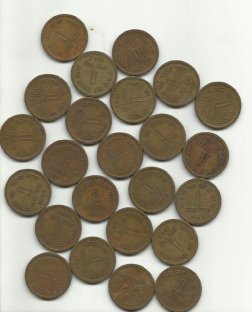
//> input picture images/coins.jpg, 252 x 312 px
$ ./Source ../images/coins.jpg   (built with g++ and OpenCV 4)
//> lines starting //> are read from the running program, lines starting //| are printed output that depends on the picture; after the words box and inside, x2 and y2 are one past the last pixel; in counts of white or black regions, pixels touching at a corner belong together
#include <opencv2/opencv.hpp>
using namespace cv;
using namespace std;

int main(int argc, char* argv[]) {
    Mat src = imread(argv[1], IMREAD_COLOR);
//> src is the input picture: 312 rows x 252 cols, CV_8UC3; mean B, G, R 136.3, 153.2, 161.4
    if (src.empty()) { return -1; }
    imshow("Input Source Image", src);

    // 이진 이미지로 변환
    Mat thresh;
    cvtColor(src, thresh, COLOR_BGR2GRAY);
    threshold(thresh, thresh, 0, 255,
        THRESH_BINARY_INV | THRESH_OTSU);
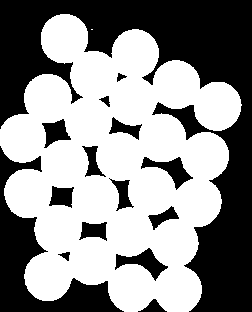
//> thresh: 312 rows x 252 cols, CV_8UC1; 55.9% white; 15 black regions, largest, box (x1, y1, x2, y2) and area: (0, 0, 252, 312) 24925, (0, 146, 124, 312) 5653, (115, 248, 168, 281) 657
    imshow("Binary Image", thresh);

    // 노이즈 제거를 위한 열림 연산
    Mat opening;
    Mat kernel = Mat::ones(3, 3, CV_8U);
    morphologyEx(thresh, opening, MORPH_OPEN, kernel, Point(-1, -1), 2);
//> opening: 312 rows x 252 cols, CV_8UC1; 55.9% white; 15 black regions, largest, box (x1, y1, x2, y2) and area: (0, 0, 252, 312) 24935, (0, 146, 124, 312) 5653, (115, 248, 168, 281) 657
    imshow("De-noised Image", opening);

    // 전경 (객체) 과 배경을 구분
    Mat sure_bg;
    dilate(opening, sure_bg, kernel, Point(-1, -1), 3);
//> sure_bg: 312 rows x 252 cols, CV_8UC1; 66.1% white; 17 black regions (5 under 20 px), largest, box (x1, y1, x2, y2) and area: (0, 0, 252, 312) 21098, (0, 155, 116, 312) 4232, (175, 109, 199, 133) 203
    imshow("Background Image", sure_bg);

    // skeleton 또는 thinning 이미지를 얻기 위한 거리 변환
    // 전경의 특정 객체의 중심에서 점점 옅어져 가는 형태
    // 전경 객체를 명확하게 구분할 수 있음
    Mat dist;
    distanceTransform(opening, dist, DIST_L2, 3);
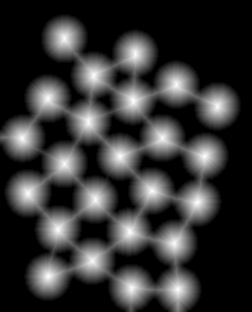
//> dist: 312 rows x 252 cols, CV_32FC1; min 0, max 23.33, mean 4.9; drawn with min black and max white
    normalize(dist, dist, 0, 1.0, NORM_MINMAX);
    imshow("Distance Transform Image", dist);

    // 이진화를 통해 개별적인 객체들만 남김
    Mat sure_fg;
    double max, min;
    cv::Point min_loc, max_loc;
    cv::minMaxLoc(dist, &min, &max, &min_loc, &max_loc);
//> min = 0; max = 1; min_loc = Point(0, 0); max_loc = Point(133, 101)
    threshold(dist, sure_fg, 0.5 * max, 255, THRESH_BINARY);
//> sure_fg: 312 rows x 252 cols, CV_32FC1; 16.1% white; 24 white regions, largest, box (x1, y1, x2, y2) and area: (119, 86, 149, 114) 557, (118, 218, 145, 245) 550, (74, 107, 101, 135) 546
    sure_fg.convertTo(sure_fg, CV_8U);

    imshow("Foreground Image", sure_fg);

    // 배경 이미지에서 전경 이미지의 영역을 제외
    Mat unknown;
    subtract(sure_bg, sure_fg, unknown);
//> unknown: 312 rows x 252 cols, CV_8UC1; 50% white; 41 black regions (5 under 20 px)

    imshow("Unknown Image", unknown);

    // 전경 객체에 레이블링 작업
    Mat markers1;
    connectedComponents(sure_fg, markers1);
//> markers1: 312 rows x 252 cols, CV_32SC1; 25 distinct labels, from 0 to 24
    markers1 += 1;
//> markers1: 312 rows x 252 cols, CV_32SC1; 25 distinct labels, from 1 to 25
    markers1.setTo(0, unknown);
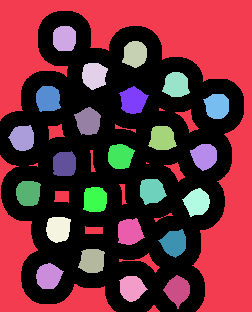
//> markers1: 312 rows x 252 cols, CV_32SC1; 26 distinct labels, from 0 to 25; one colour per label, 0 black

    // countour 계산을 위해 8비트로 변환
    Mat markers_8u;
    markers1.convertTo(markers_8u, CV_8U);
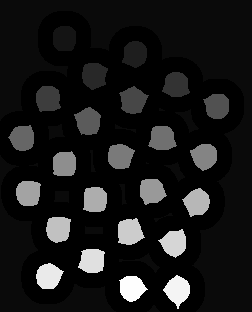
//> markers_8u: 312 rows x 252 cols, CV_8UC1; min 0, max 25, mean 2.5; drawn with min black and max white

    imshow("Markers V1", markers_8u);

    // 전체 마커의 외곽선 탐색
    vector<vector<Point> > contours;
    findContours(markers_8u, contours, RETR_EXTERNAL, CHAIN_APPROX_SIMPLE);
//> contours = 41 contours, 5 with area under 20; largest, box (x1, y1, x2, y2) and area: (0, 0, 252, 312) 20390, (0, 155, 116, 312) 3954, (119, 86, 149, 114) 516, (118, 218, 145, 245) 508, (74, 107, 101, 135) 506

    // watershed 알고리즘 수행
    watershed(src, markers1);
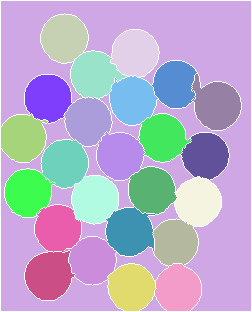
//> markers1: 312 rows x 252 cols, CV_32SC1; 26 distinct labels, from -1 to 25; one colour per label, 0 black, -1 white
    Mat markers2;
    markers1.convertTo(markers2, CV_8U);
    bitwise_not(markers2, markers2);
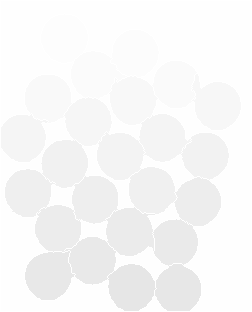
//> markers2: 312 rows x 252 cols, CV_8UC1; min 230, max 255, mean 247.5

    imshow("Markers V2", markers2);

    // 무작위 색상값 생성
    vector<Vec3b> colors;
    for (size_t i = 0; i < contours.size(); i++)
    {
        int b = theRNG().uniform(0, 256);
        int g = theRNG().uniform(0, 256);
        int r = theRNG().uniform(0, 256);
        colors.push_back(Vec3b((uchar)b, (uchar)g, (uchar)r));
    }
//> this loop made 41 passes

    // 색상을 각 영역에 할당
    Mat dst = Mat::zeros(markers1.size(), CV_8UC3);
    for (int i = 0; i < markers1.rows; i++) {
        for (int j = 0; j < markers1.cols; j++) {
            int index = markers1.at<int>(i, j);
            if (index > 0 && index <= static_cast<int>(contours.size())) {
                dst.at<Vec3b>(i, j) = colors[index - 1];
            }
        }
    }
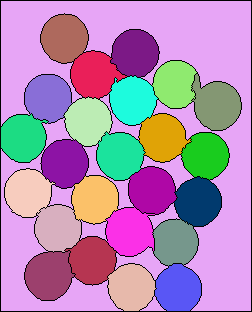
//> dst: 312 rows x 252 cols, CV_8UC3; mean B, G, R 178.4, 139.6, 175.2

    imshow("Separated Region Image", dst);
    waitKey();
    return 0;
}

$ run again, on images/house.bmp
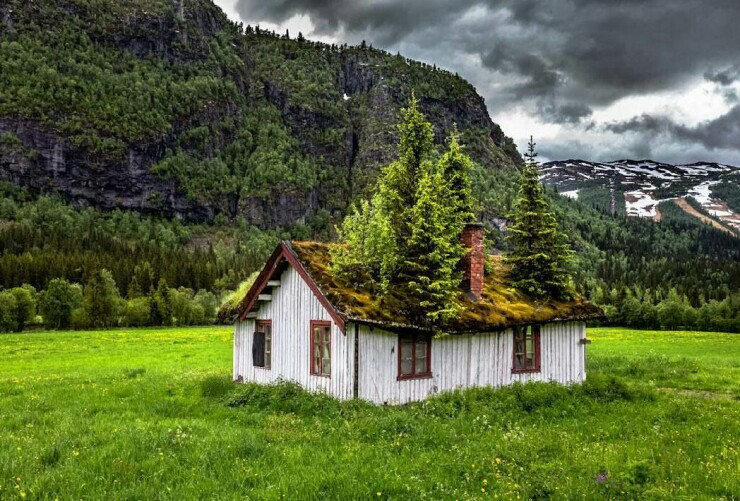
//> input picture images/house.bmp, 740 x 501 px
//> src is the input picture: 501 rows x 740 cols, CV_8UC3; mean B, G, R 59.3, 101.3, 89
//> `threshold(thresh, thresh, 0, 255, THRESH_BINARY_INV | THRESH_OTSU);`:
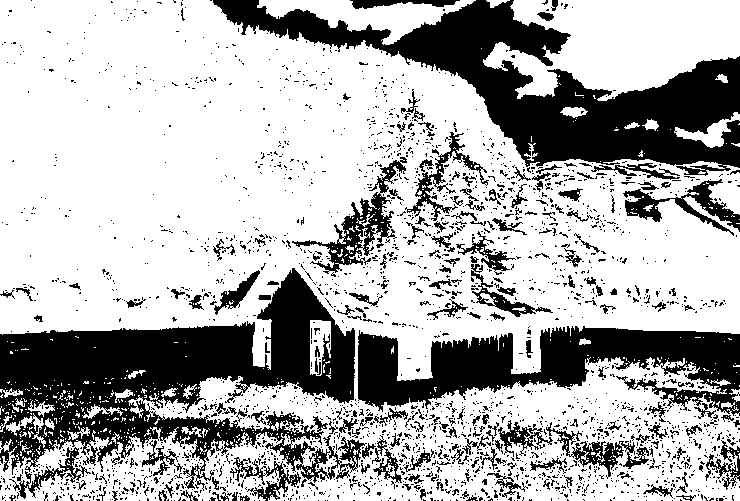
//> thresh: 501 rows x 740 cols, CV_8UC1; 69.3% white; 2581 black regions (2365 under 20 px), largest, box (x1, y1, x2, y2) and area: (0, 268, 367, 491) 34166, (213, 0, 740, 176) 30331, (358, 326, 740, 416) 17617
//> opening: 501 rows x 740 cols, CV_8UC1; 57.9% white; 487 black regions (432 under 20 px), largest, box (x1, y1, x2, y2) and area: (0, 268, 740, 501) 93458, (210, 0, 740, 320) 54407, (637, 442, 727, 501) 1232
//> sure_bg: 501 rows x 740 cols, CV_8UC1; 73.2% white; 95 black regions (45 under 20 px), largest, box (x1, y1, x2, y2) and area: (0, 274, 740, 501) 61438, (384, 0, 740, 190) 23889, (326, 160, 402, 273) 2772
//> min = 0; max = 1; min_loc = Point(31, 0); max_loc = Point(651, 0)
//> unknown: 501 rows x 740 cols, CV_8UC1; 71.7% white; 98 black regions (46 under 20 px)
//> contours = 95 contours, 52 with area under 20; largest, box (x1, y1, x2, y2) and area: (0, 274, 740, 501) 71506, (384, 0, 740, 190) 25311, (606, 0, 740, 52) 4212, (326, 160, 402, 273) 2583, (217, 0, 386, 48) 2246
//> the loop `for (size_t i = 0; i < contours.size(); i++)` made 95 passes
//> after the loop `for (size_t i = 0; i < contours.size(); i++)`: colors = 95 items, first 12: [246, 165, 231], [93, 105, 174], [134, 25, 124], [89, 31, 234], [111, 234, 143], [215, 110, 137], [221, 251, 29], [115, 151, 132], [180, 236, 188], [131, 220, 28], [6, 163, 224], [157, 227, 27]
//> after the loop `for (int i = 0; i < markers1.rows; i++)`:
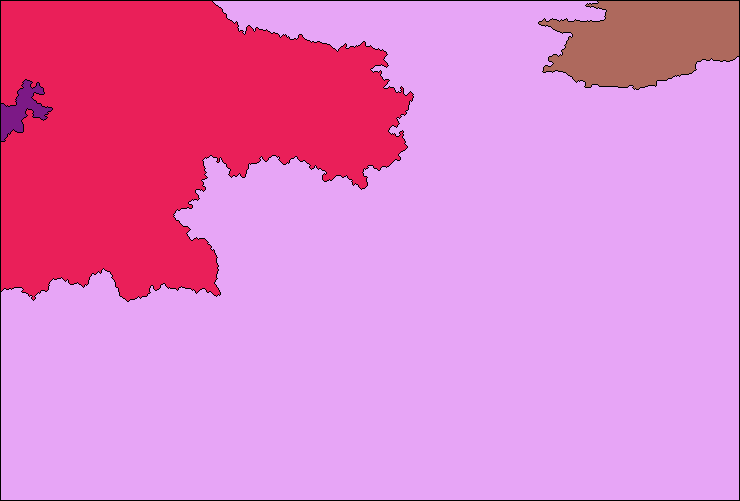
//> dst: 501 rows x 740 cols, CV_8UC3; mean B, G, R 203.1, 131.2, 226.7
